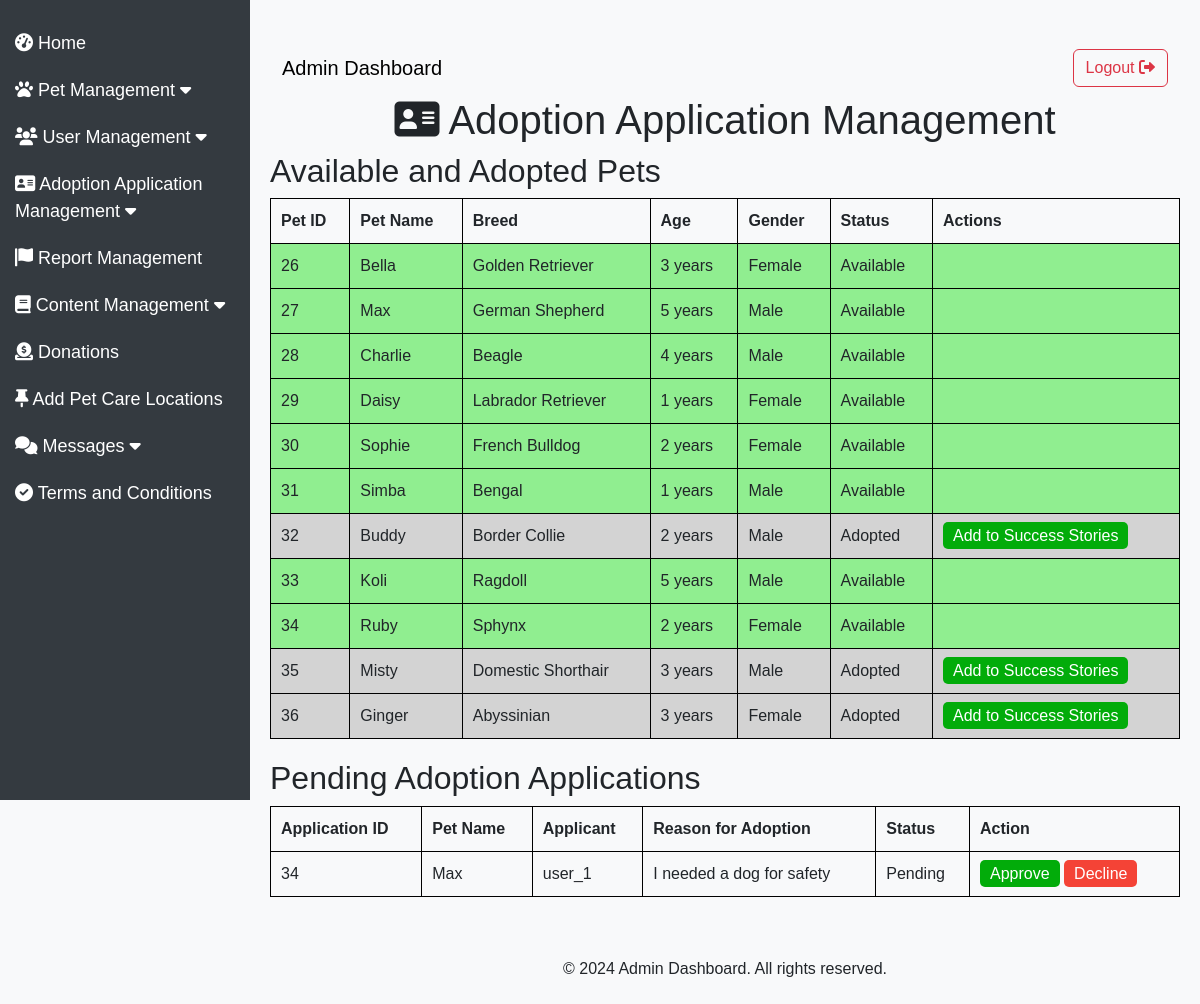
The page /Final/admin/admin_review_adoptions.php (signed in) on the database its author committed.
### tables this page shows
CREATE TABLE `pets` (
  `PetID` int(11) NOT NULL,
  `PetName` varchar(100) NOT NULL,
  `Species` varchar(50) DEFAULT NULL,
  `Breed` varchar(50) DEFAULT NULL,
  `Age` int(11) DEFAULT NULL,
  `Gender` enum('Male','Female') DEFAULT NULL,
  `Size` enum('Small','Medium','Large') DEFAULT NULL,
  `Color` varchar(50) DEFAULT NULL,
  `HealthStatus` varchar(255) DEFAULT NULL,
  `Description` text DEFAULT NULL,
  `ProfilePicture` varchar(255) DEFAULT NULL,
  `Location` varchar(255) DEFAULT NULL,
  `Status` enum('Available','Adopted') DEFAULT 'Available',
  `CreatedAt` timestamp NOT NULL DEFAULT current_timestamp(),
  `PetType` enum('Cat','Dog','Other') NOT NULL DEFAULT 'Dog',
  `ShelterID` int(11) DEFAULT NULL
);

CREATE TABLE `adoption_applications` (
  `ApplicationID` int(11) NOT NULL,
  `PetID` int(11) NOT NULL,
  `UserID` int(11) NOT NULL,
  `ReasonForAdoption` text DEFAULT NULL,
  `PreviousPetOwnershipExperience` tinyint(1) DEFAULT NULL,
  `HomeEnvironmentDescription` text DEFAULT NULL,
  `ContactInformation` varchar(255) DEFAULT NULL,
  `AgreeToTerms` tinyint(1) DEFAULT NULL,
  `ApplicationDate` timestamp NOT NULL DEFAULT current_timestamp(),
  `Status` enum('Pending','Approved','Rejected') DEFAULT 'Pending'
);

CREATE TABLE `users` (
  `UserID` int(11) NOT NULL,
  `Username` varchar(50) NOT NULL,
  `PasswordHash` varchar(255) NOT NULL,
  `Email` varchar(100) NOT NULL,
  `PhoneNumber` varchar(15) DEFAULT NULL,
  `Address` text DEFAULT NULL,
  `ProfilePicture` varchar(255) DEFAULT NULL,
  `CreatedAt` timestamp NOT NULL DEFAULT current_timestamp()
);

### Final/admin/admin_review_adoptions.php (the view, shortened to what this page needs)
<?php
include 'db.php';
include('partials/header_admin.php');
try {
    $sql_pets = "SELECT * FROM pets WHERE Status IN ('Available', 'Adopted')";
    $stmt_pets = $pdo->query($sql_pets);
    $pets = $stmt_pets->fetchAll(PDO::FETCH_ASSOC);
    $sql_applications = "SELECT a.ApplicationID, a.PetID, a.UserID, a.ReasonForAdoption, a.Status, p.PetName, u.UserName
                         FROM adoption_applications a
                         JOIN pets p ON a.PetID = p.PetID
                         JOIN users u ON a.UserID = u.UserID
                         WHERE a.Status = 'Pending'";
    $stmt_applications = $pdo->query($sql_applications);
    $applications = $stmt_applications->fetchAll(PDO::FETCH_ASSOC);
} catch (PDOException $e) {
    echo "Error: " . $e->getMessage();
}
?>
<!DOCTYPE html>
<html lang="en">
<head>
</head>
<body>
<h1><i class="fa fa-address-card" aria-hidden="true"></i> Adoption Application Management</h1>
<h2>Available and Adopted Pets</h2>
<table>
    <thead>
        <tr>
            <th>Pet ID</th>
            <th>Pet Name</th>
            <th>Breed</th>
            <th>Age</th>
            <th>Gender</th>
            <th>Status</th>
            <th>Actions</th>
        </tr>
    </thead>
    <tbody>
        <?php if (!empty($pets)): ?>
            <?php foreach ($pets as $pet): ?>
                <tr class="<?php echo strtolower($pet['Status']); ?>">
                    <td><?php echo htmlspecialchars($pet['PetID']); ?></td>
                    <td><?php echo htmlspecialchars($pet['PetName']); ?></td>
                    <td><?php echo htmlspecialchars($pet['Breed']); ?></td>
                    <td><?php echo htmlspecialchars($pet['Age']); ?> years</td>
                    <td><?php echo htmlspecialchars($pet['Gender']); ?></td>
                    <td><?php echo htmlspecialchars($pet['Status']); ?></td>
                    <td>
                        <?php if ($pet['Status'] == 'Adopted'): ?>
                            <a href="add_success_story.php?PetID=<?php echo $pet['PetID']; ?>" class="btn2 approve-btn">Add to Success Stories</a>
                        <?php endif; ?>
                    </td>
                </tr>
            <?php endforeach; ?>
        <?php else: ?>
            <tr>
                <td colspan="7">No pets available or adopted at the moment.</td>
            </tr>
        <?php endif; ?>
    </tbody>
</table>
<h2>Pending Adoption Applications</h2>
<?php if (!empty($applications)): ?>
    <table>
        <thead>
            <tr>
                <th>Application ID</th>
                <th>Pet Name</th>
                <th>Applicant</th>
                <th>Reason for Adoption</th>
                <th>Status</th>
                <th>Action</th>
            </tr>
        </thead>
        <tbody>
            <?php foreach ($applications as $application): ?>
                <tr>
                    <td><?php echo htmlspecialchars($application['ApplicationID']); ?></td>
                    <td><?php echo htmlspecialchars($application['PetName']); ?></td>
                    <td><?php echo htmlspecialchars($application['UserName']); ?></td>
                    <td><?php echo htmlspecialchars($application['ReasonForAdoption']); ?></td>
                    <td><?php echo htmlspecialchars($application['Status']); ?></td>
                    <td>
                        <a href="process_application.php?ApplicationID=<?php echo $application['ApplicationID']; ?>&action=approve" class="btn2 approve-btn">Approve</a>
                        <a href="process_application.php?ApplicationID=<?php echo $application['ApplicationID']; ?>&action=decline" class="btn2 decline-btn">Decline</a>
                    </td>
                </tr>
            <?php endforeach; ?>
        </tbody>
    </table>
<?php else: ?>
    <p>No pending applications.</p>
<?php endif; ?>
<?php include('partials/footer_admin.php'); ?>
</body>
</html>

### Final/admin/partials/header_admin.php (style rules this page uses)
body { display: flex; min-height: 100vh; flex-direction: column; }

### Final/admin/admin_review_adoptions.php (style rules this page uses)
body { background-color: #f8f9fa; font-family: Arial, sans-serif; padding-top: 20px; margin: 0; }
table { width: 100%; border-collapse: collapse; margin-bottom: 20px; }
table, th, td { border: 1px solid black; }
th, td { padding: 10px; text-align: left; }
.btn2 { padding: 5px 10px; text-decoration: none; color: white; border-radius: 5px; }
.approve-btn { background-color: #02AC0A; }
.decline-btn { background-color: #f44336; }
.adopted { background-color: lightgray; }
.available { background-color: lightgreen; }
h1 { text-align: center; }

### rows shown on the page
pets: PetID "26", PetName "Bella", Breed "Golden Retriever", Age "3", Gender "Female", Status "Available"
pets: PetID "27", PetName "Max", Breed "German Shepherd", Age "5", Gender "Male", Status "Available"
pets: PetID "28", PetName "Charlie", Breed "Beagle", Age "4", Gender "Male", Status "Available"
pets: PetID "29", PetName "Daisy", Breed "Labrador Retriever", Age "1", Gender "Female", Status "Available"
pets: PetID "30", PetName "Sophie", Breed "French Bulldog", Age "2", Gender "Female", Status "Available"
pets: PetID "31", PetName "Simba", Breed "Bengal", Age "1", Gender "Male", Status "Available"
pets: PetID "32", PetName "Buddy", Breed "Border Collie", Age "2", Gender "Male", Status "Adopted"
pets: PetID "33", PetName "Koli", Breed "Ragdoll", Age "5", Gender "Male", Status "Available"
pets: PetID "34", PetName "Ruby", Breed "Sphynx", Age "2", Gender "Female", Status "Available"
pets: PetID "35", PetName "Misty", Breed "Domestic Shorthair", Age "3", Gender "Male", Status "Adopted"
pets: PetID "36", PetName "Ginger", Breed "Abyssinian", Age "3", Gender "Female", Status "Adopted"
adoption_applications: ApplicationID "34", PetID.PetName "Max", UserID.Username "user_1", ReasonForAdoption "I needed a dog for safety", Status "Pending"
